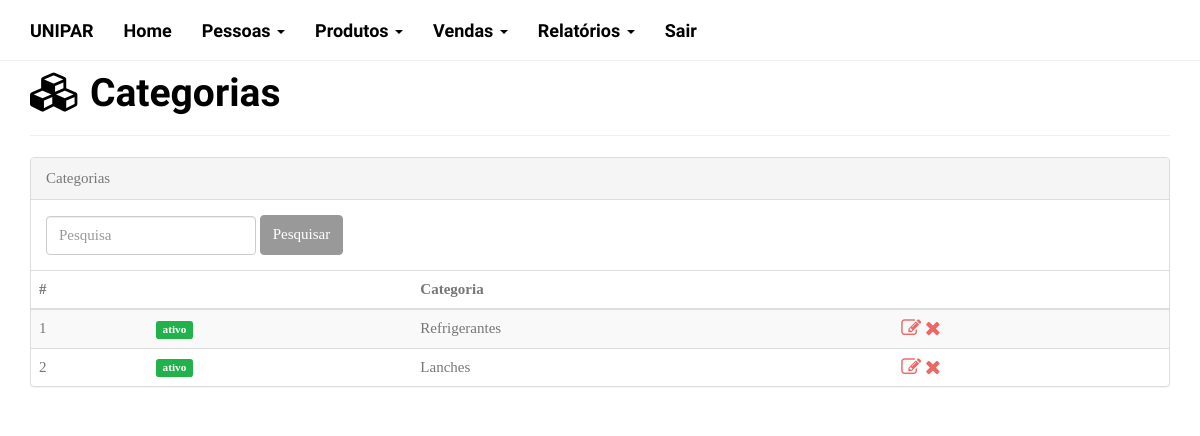
Page /categorias.php on the committed database.
### tables this page shows
CREATE TABLE IF NOT EXISTS `categoria` (
  `idcategoria` INT NOT NULL AUTO_INCREMENT,
  `categoria` VARCHAR(45) NOT NULL,
  `status` CHAR(1) NOT NULL,
  PRIMARY KEY (`idcategoria`));

### categorias.php (the view, shortened to what this page needs)
<?php
require './lib/funcoes.php';
require './lib/conexao.php';
$q ='';
?>
<!DOCTYPE html>
<html lang="pt-br">
  <head>
  </head>
  <body>
<?php include 'nav.php'; ?>
<div class="container">
<div class="page-header">
  <h1><i class="fa fa-cubes"></i> Categorias</h1>
</div>
<div class="panel panel-default">
  <div class="panel-heading">Categorias</div>
  <div class="panel-body">
    <form class="form-inline" role="form" method="get" action="">
      <div class="form-group">
        <input type="search" class="form-control" id="fq" name="q" placeholder="Pesquisa" value="<?php echo $q; ?>">
      </div>
      <button type="submit" class="btn btn-default">Pesquisar</button>
    </form>
  </div>
  <table class="table table-striped table-hover">
    <thead>
      <tr>
        <th>#</th>
        <th></th>
        <th>Categoria</th>
        <th></th>
      </tr>
    </thead>
    <tbody>
      <?php
        $sql = "Select idcategoria, categoria, status from  categoria";
        $consulta = mysqli_query($con,$sql);
        while( $resultado = mysqli_fetch_assoc($consulta)){
      ?>
      <tr>
        <td><?php echo $resultado['idcategoria'];   ?></td>
        <td>
          <?php if($resultado['status'] == CATEGORIA_ATIVO){  ?>
          <span class="label label-success">ativo</span>
          <?php } else { ?>
          <span class="label label-warning">inativo</span>
          <?php } ?>
        </td>
        <td><?php echo $resultado['categoria'];?></td>
        <td>
            <a href="categorias-editar.php?idcategoria=<?php echo $resultado['idcategoria'];?>" title="Editar produto"><i class="fa fa-edit fa-lg"></i></a>
          <a href="categorias-apagar.php?idcategoria=<?php echo $resultado['idcategoria'];?>" title="Remover categoria"><i class="fa fa-times fa-lg"></i></a>
        </td>
      </tr><?php
    }
      ?>
    </tbody>
  </table>
</div>
</div>
  </body>
</html>

### rows in the picture
categoria: idcategoria "1", status "ativo", categoria "Refrigerantes"
categoria: idcategoria "2", status "ativo", categoria "Lanches"
